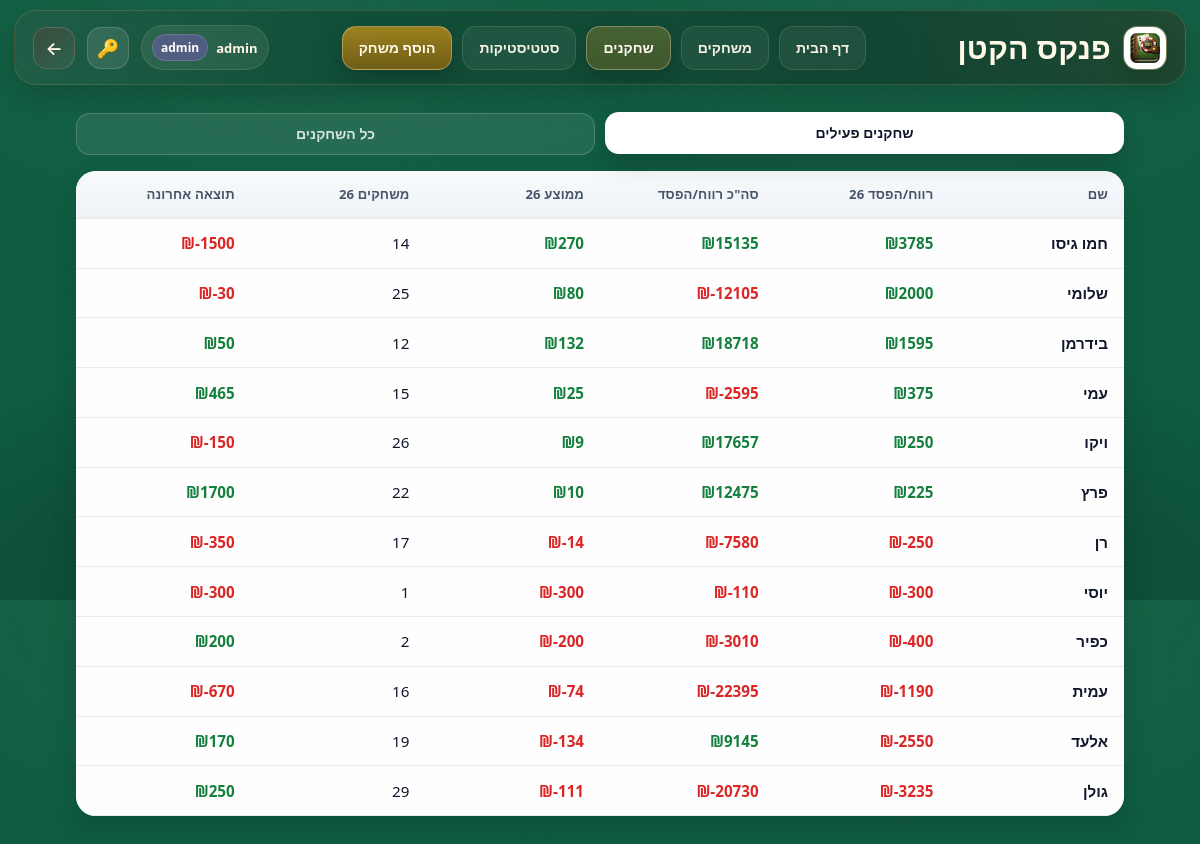
Page /players (signed in) on the committed database.
### tables this page shows
CREATE TABLE users (
        id INTEGER PRIMARY KEY AUTOINCREMENT,
        username TEXT NOT NULL UNIQUE,
        password_hash TEXT NOT NULL,
        role TEXT NOT NULL CHECK (role IN ('admin', 'magician', 'player'))
    , is_approved INTEGER NOT NULL DEFAULT 0, player_id INTEGER NULL);

CREATE TABLE players (
        id INTEGER PRIMARY KEY AUTOINCREMENT,
        name TEXT NOT NULL
    );

### src/pokerapp/routes/main.py (the view)
@bp.route("/players")
@login_required
def players():
    current_year = date.today().year
    show = request.args.get("show", "active")
    sort = request.args.get("sort", type=str)
    direction = request.args.get("dir", type=str)
    if not sort:
        sort = "year_profit"
    if not direction:
        direction = "desc"
    sort = sort.strip().lower()
    direction = direction.strip().lower()
    allowed_sorts = {
        "name": "p.name COLLATE NOCASE",
        "total_profit": "total_profit",
        "year_profit": "year_profit",
        "year_avg": "year_avg",
        "year_games": "year_games",
        "last_result": "last_result",
        "last_position": "last_position_sort",
        "last_game_date": "last_game_date",
    }
    sort_sql = allowed_sorts.get(sort, "year_profit")
    dir_sql = "ASC" if direction == "asc" else "DESC"
    conn = get_db_connection()
    cur = conn.cursor()
    cur.execute(
        """
        WITH totals AS (
            SELECT
                player_id,
                ROUND(COALESCE(SUM(profit), 0), 2) AS total_profit,
                COUNT(*) AS total_games
            FROM game_results
            GROUP BY player_id
        ),
        year_stats AS (
            SELECT
                gr.player_id,
                ROUND(COALESCE(SUM(gr.profit), 0), 2) AS year_profit,
                ROUND(COALESCE(AVG(gr.profit), 0), 2) AS year_avg,
                COUNT(*) AS year_games
            FROM game_results gr
            JOIN games g ON g.id = gr.game_id
            WHERE substr(g.date, 1, 4) = ?
            GROUP BY gr.player_id
        ),
        ranked_last AS (
            SELECT
                gr.player_id,
                ROUND(gr.profit, 2) AS last_result,
                g.date AS last_game_date,
                ROW_NUMBER() OVER (
                    PARTITION BY gr.player_id
                    ORDER BY g.date DESC, g.id DESC
                ) AS rn,
                ROW_NUMBER() OVER (
                    PARTITION BY gr.game_id
                    ORDER BY gr.profit DESC, p.name COLLATE NOCASE ASC
                ) AS position_in_game,
                COUNT(*) OVER (
                    PARTITION BY gr.game_id
                ) AS players_in_game
            FROM game_results gr
            JOIN games g ON g.id = gr.game_id
            JOIN players p ON p.id = gr.player_id
        )
        SELECT
            p.id,
            p.name,
            COALESCE(t.total_profit, 0) AS total_profit,
            COALESCE(t.total_games, 0) AS total_games,
            COALESCE(y.year_profit, 0) AS year_profit,
            COALESCE(y.year_avg, 0) AS year_avg,
            COALESCE(y.year_games, 0) AS year_games,
            rl.last_result,
            rl.last_game_date,
            CASE
                WHEN rl.position_in_game IS NOT NULL
                THEN CAST(rl.position_in_game AS TEXT) || ' מתוך ' || CAST(rl.players_in_game AS TEXT)
                ELSE '—'
            END AS last_position,
            CASE
                WHEN rl.position_in_game IS NOT NULL THEN rl.position_in_game
                ELSE 9999
            END AS last_position_sort
        FROM players p
        LEFT JOIN totals t ON t.player_id = p.id
        LEFT JOIN year_stats y ON y.player_id = p.id
        LEFT JOIN ranked_last rl ON rl.player_id = p.id AND rl.rn = 1
        ORDER BY """ + sort_sql + f" {dir_sql}, p.name COLLATE NOCASE ASC"
        ,
        (str(current_year),)
    )
    players = cur.fetchall()
    conn.close()
    if show == "active":
        players = [p for p in players if p["year_games"] > 0]
    return render_template(
        "players.html",
        players=players,
        year=current_year,
        sort=sort,
        direction=direction,
        show=show,
        current_user=get_current_user(),
    )

### src/pokerapp/db/connection.py (called while the page is built)
def get_db_connection():
    db_path = current_app.config["DB_PATH"]
    conn = sqlite3.connect(db_path, timeout=5)
    conn.row_factory = sqlite3.Row
    conn.execute("PRAGMA foreign_keys = ON;")
    conn.execute("PRAGMA journal_mode = WAL;")
    conn.execute("PRAGMA synchronous = NORMAL;")
    conn.execute("PRAGMA busy_timeout = 5000;")
    return conn

### src/pokerapp/services/auth.py (called while the page is built)
def get_current_user():
    uid = session.get("user_id")
    if not uid:
        return None
    conn = get_db_connection()
    cur = conn.cursor()
    cur.execute("SELECT id, username, role, player_id FROM users WHERE id = ?;", (uid,))
    user = cur.fetchone()
    conn.close()
    return user

def login_required(view_func):
    @wraps(view_func)
    def wrapper(*args, **kwargs):
        if not session.get("user_id"):
            return redirect(url_for("auth.login"))
        return view_func(*args, **kwargs)
    return wrapper

### src/pokerapp/templates/players.html (shortened to what this page needs)
{% extends "base.html" %}
{% block page_css %}
<link rel="stylesheet" href="{{ url_for('static', filename='css/players.css') }}">
{% endblock %}
{% block content %}
<div class="players-page-shell">
  <div class="top-links players-toolbar">
    <div class="players-filter-toggle">
      <a class="players-tab {% if show == 'active' %}active{% else %}ghost{% endif %}"
        href="{{ url_for('main.players', show='active') }}">שחקנים פעילים</a>
      <a class="players-tab {% if show == 'all' %}active{% else %}ghost{% endif %}"
        href="{{ url_for('main.players', show='all') }}">כל השחקנים</a>
    </div>
  </div>
  <div class="players-table-wrap">
    <table class="players-table">
      <thead>
        <tr>
          <th class="col-name">שם</th>
          <th class="col-year-profit">רווח/הפסד 26</th>
          <th class="col-total">סה"כ רווח/הפסד</th>
          <th class="col-year-avg">ממוצע 26</th>
          <th class="col-year-games">משחקים 26</th>
          <th class="col-last-result">תוצאה אחרונה</th>
        </tr>
      </thead>
      <tbody>
        {% for p in players %}
        {% set p_data = p if p is mapping else p %}
        <tr>
          <td class="col-name">
            <a href="{{ url_for('main.player_detail', player_id=p_data['id']) }}">
              {{ p_data["name"] }}
            </a>
          </td>
          <td
            class="col-year-profit {% if p_data['year_profit'] > 0 %}profit pos{% elif p_data['year_profit'] < 0 %}profit neg{% endif %}">
            {% if p_data["year_profit"] is not none %}
            <span class="money">₪{{ p_data["year_profit"]|int }}</span>
            {% else %}
            —
            {% endif %}
          </td>
          <td
            class="col-total {% if p_data['total_profit'] > 0 %}profit pos{% elif p_data['total_profit'] < 0 %}profit neg{% endif %}">
            {% if p_data["total_profit"] is not none %}
            <span class="money">₪{{ p_data["total_profit"]|int }}</span>
            {% else %}
            —
            {% endif %}
          </td>
          <td
            class="col-year-avg {% if p_data['year_avg'] > 0 %}profit pos{% elif p_data['year_avg'] < 0 %}profit neg{% endif %}">
            {% if p_data["year_avg"] is not none %}
            <span class="money">₪{{ p_data["year_avg"]|int }}</span>
            {% else %}
            —
            {% endif %}
          </td>
          <td class="col-year-games">
            {{ p_data["year_games"] if p_data["year_games"] is not none else "—" }}
          </td>
          <td
            class="col-last-result {% if p_data['last_result'] is not none and p_data['last_result'] > 0 %}profit pos{% elif p_data['last_result'] is not none and p_data['last_result'] < 0 %}profit neg{% endif %}">
            {% if p_data["last_result"] is not none %}
            <span class="money">₪{{ p_data["last_result"]|int }}</span>
            {% else %}
            —
            {% endif %}
          </td>
        </tr>
        {% endfor %}
      </tbody>
    </table>
  </div>
</div>
{% endblock %}

### src/pokerapp/templates/base.html (shortened to what this page needs)
<!doctype html>
<html lang="he" dir="rtl">
<head>
  <link rel="stylesheet" href="{{ url_for('static', filename='css/base.css', v='20260513-4') }}">
  <link rel="stylesheet" href="{{ url_for('static', filename='css/style.css', v='20260513-4') }}">
  {% block page_css %}{% endblock %}
</head>
<body>
  <header class="site-header">
    <div class="topbar topbar-shell">
      <div class="brand brand-compact">
        <a class="brand-mark brand-mark-image" href="{{ url_for('main.home') }}" aria-label="דף הבית">
          <img src="{{ url_for('static', filename='icons/icon-512.png') }}" alt="פוקר אפ" width="44" height="44">
        </a>
        <div class="brand-copy">
          <h1>פנקס הקטן</h1>
        </div>
      </div>
      <nav class="main-nav" aria-label="ניווט ראשי">
        <a class="nav-chip {% if request.endpoint == 'main.home' %}active{% endif %}" href="{{ url_for('main.home') }}">
          דף הבית
        </a>
        <a class="nav-chip {% if request.endpoint == 'main.games_list' %}active{% endif %}"
          href="{{ url_for('main.games_list') }}">
          משחקים
        </a>
        <a class="nav-chip {% if request.endpoint == 'main.players' %}active{% endif %}"
          href="{{ url_for('main.players') }}">
          שחקנים
        </a>
        <a class="nav-chip {% if request.endpoint == 'main.stats' %}active{% endif %}"
          href="{{ url_for('main.stats') }}">
          סטטיסטיקות
        </a>
        {% if current_user and current_user["role"] == "admin" %}
        <a class="nav-chip nav-chip-accent {% if request.endpoint == 'main.add_game' %}active{% endif %}"
          href="{{ url_for('main.add_game') }}">
          הוסף משחק
        </a>
        {% endif %}
      </nav>
      <div class="topbar-actions">
        {% if current_user %}
        <div class="user-mini">
          <span class="user-name">{{ current_user["username"] }}</span>
          {% if current_user["role"] %}
          <span class="badge {{ current_user['role'] }}">{{ current_user["role"] }}</span>
          {% endif %}
        </div>
        {% endif %}
        {% if current_user %}
        <a class="icon-circle" href="{{ url_for('auth.change_password') }}" aria-label="שינוי סיסמה" title="שינוי סיסמה">
          🔑
        </a>
        {% endif %}
        <a class="icon-circle logout-btn" href="{{ url_for('auth.logout') }}" aria-label="התנתקות" title="התנתקות"
           onclick="gtag('event','logout');">
          ←
        </a>
      </div>
    </div>
  </header>
  <main class="container">
    {% block content %}{% endblock %}
  </main>
</body>
</html>

### static/css/base.css (style rules this page uses)
:root { --felt-1: #0b3d2e; --felt-2: #052b21; --card: #ffffff; --ink: #f8fafc; --muted: #cbd5e1; --line: rgba(15, 23, 42, 0.10); --shadow: 0 10px 24px rgba(0, 0, 0, .18); --shadow-soft: 0 8px 18px rgba(0, 0, 0, .10); --btn: #111827; --btn2: #0f766e; --danger: #b91c1c; --ok: #15803d; --warn: #b45309; --chip: #0b1220; }
* { box-sizing: border-box; }
html, body { max-width: 100%; }
body { margin: 0; font-family: system-ui, -apple-system, "Segoe UI", sans-serif; background-color: #1b8f6a; background-image: radial-gradient(rgba(255, 255, 255, 0.05), rgba(0, 0, 0, 0.35)), url("/static/img/felt-bg.jpg"); background-repeat: repeat; background-size: 600px 600px; background-attachment: fixed; min-height: 100vh; color: var(--ink); }
.container { width: min(1280px, calc(100% - 32px)); margin: 0 auto; padding: 18px 0 32px; }
.site-header { position: sticky; top: 0; z-index: 100; padding: 10px 14px; }
a, .link { color: #67e8f9; text-decoration: none; font-weight: 600; }
.topbar, .topbar-shell { display: flex; align-items: center; justify-content: space-between; gap: 14px; padding: 14px 18px; border-radius: 18px; background: rgba(255, 255, 255, .10); border: 1px solid rgba(255, 255, 255, .14); box-shadow: var(--shadow-soft); backdrop-filter: blur(6px); }
.brand, .brand.brand-compact { display: flex; align-items: center; gap: 12px; color: #fff; flex: 0 0 auto; min-width: max-content; }
.brand-mark-image { display: inline-flex; align-items: center; justify-content: center; width: 52px; height: 52px; flex: 0 0 52px; border-radius: 14px; overflow: hidden; background: rgba(255, 255, 255, .10); border: 1px solid rgba(255, 255, 255, .16); box-shadow: 0 8px 16px rgba(0, 0, 0, .18); }
.brand-mark-image img { display: block; width: 100%; height: 100%; object-fit: cover; }
.brand-copy h1, .brand h1 { margin: 0; font-size: 18px; letter-spacing: .2px; white-space: nowrap; }
.main-nav { display: flex; align-items: center; justify-content: flex-start; gap: 10px; flex-wrap: wrap; flex: 1 1 auto; min-width: 0; }
.topbar-actions { display: flex; align-items: center; justify-content: flex-end; gap: 10px; flex: 0 0 auto; }
.user-mini, .userbox, .actions { display: flex; align-items: center; gap: 10px; flex-wrap: wrap; }
.badge { padding: 4px 8px; border-radius: 999px; font-size: 12px; font-weight: bold; background: rgba(0, 0, 0, .22); border: 1px solid rgba(255, 255, 255, .14); color: #fff; }
.badge.admin { background: rgba(168, 85, 247, .30); }
.game-card, .players-page-shell, .player-page-shell { width: 100%; max-width: 1120px; margin-inline: auto; }
table, .games-table, .players-table, .leaders-table, .leaders-table.big { width: 100%; border-collapse: collapse; }
table { min-width: 0; table-layout: fixed; }
th, td { padding: 10px; border-bottom: 1px solid var(--line); font-size: 13px; overflow: hidden; text-overflow: ellipsis; white-space: nowrap; }
th { text-align: right; background: rgba(15, 23, 42, .04); color: #111827; font-weight: 700; }
.profit.pos { color: var(--ok); font-weight: 700; }
.profit.neg { color: var(--danger); font-weight: 700; }

### rows in the picture
users: username "admin", role "admin"
players: name "חמו גיסו", year_profit "3785", total_profit "15135", year_avg "270", p_data "14", last_result "-1500"
players: name "שלומי", year_profit "2000", total_profit "-12105", year_avg "80", p_data "25", last_result "-30"
players: name "בידרמן", year_profit "1595", total_profit "18718", year_avg "132", p_data "12", last_result "50"
players: name "עמי", year_profit "375", total_profit "-2595", year_avg "25", p_data "15", last_result "465"
players: name "ויקו", year_profit "250", total_profit "17657", year_avg "9", p_data "26", last_result "-150"
players: name "פרץ", year_profit "225", total_profit "12475", year_avg "10", p_data "22", last_result "1700"
players: name "רן", year_profit "-250", total_profit "-7580", year_avg "-14", p_data "17", last_result "-350"
players: name "יוסי", year_profit "-300", total_profit "-110", year_avg "-300", p_data "1", last_result "-300"
players: name "כפיר", year_profit "-400", total_profit "-3010", year_avg "-200", p_data "2", last_result "200"
players: name "עמית", year_profit "-1190", total_profit "-22395", year_avg "-74", p_data "16", last_result "-670"
players: name "אלעד", year_profit "-2550", total_profit "9145", year_avg "-134", p_data "19", last_result "170"
players: name "גולן", year_profit "-3235", total_profit "-20730", year_avg "-111", p_data "29", last_result "250"
